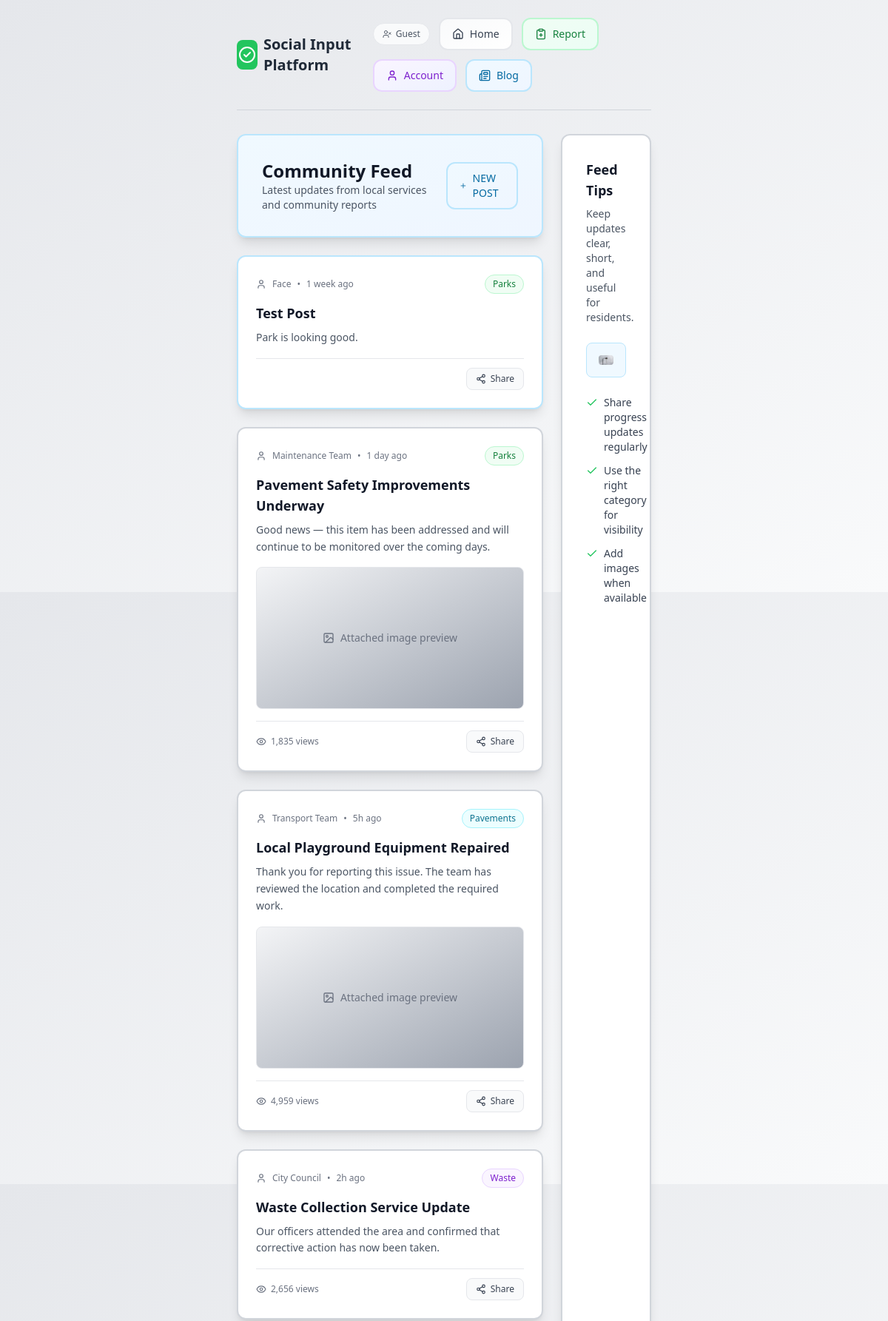
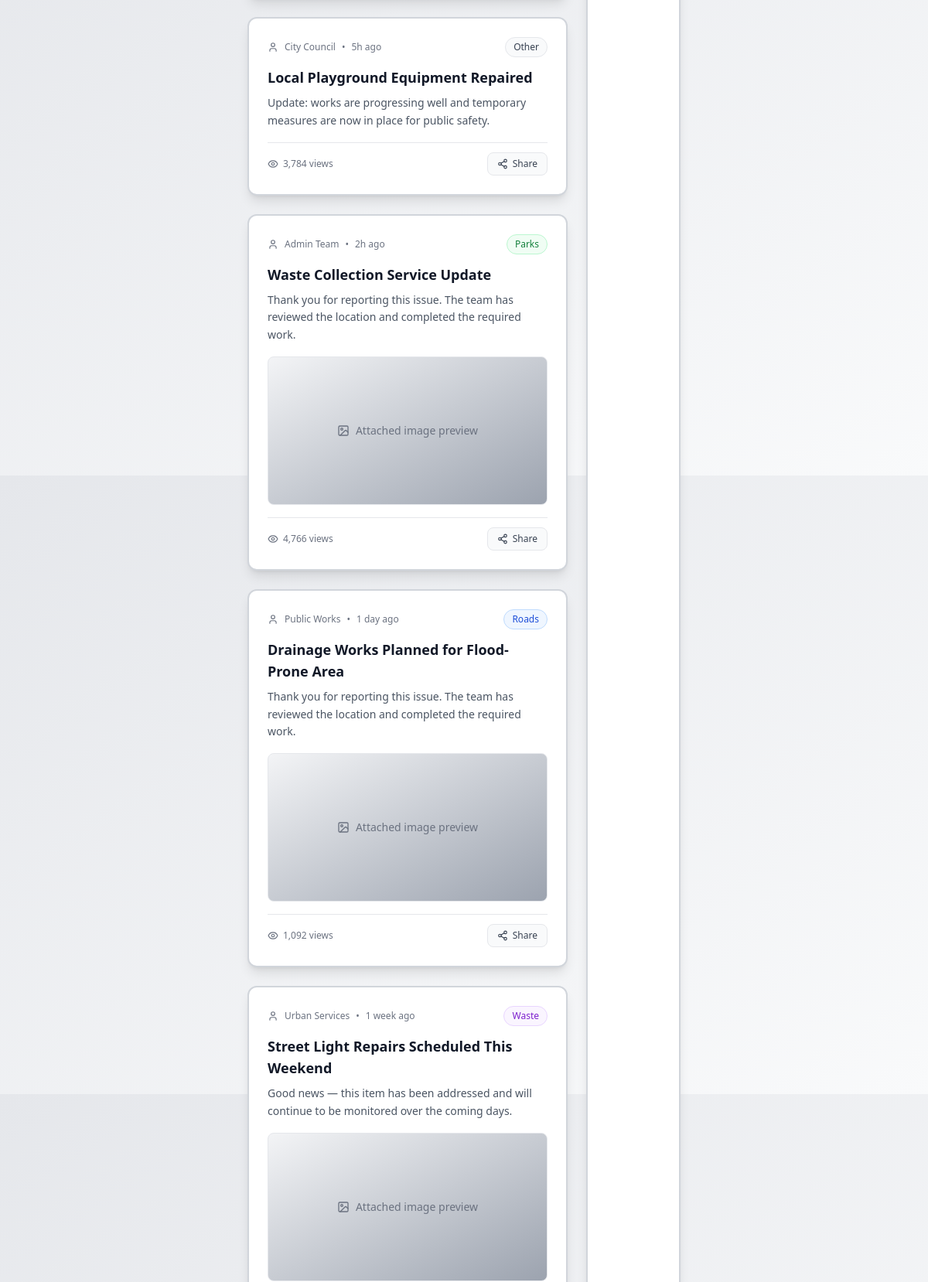
Screenshot of /blog.php (upper part) with the database file from the repository (2 pictures, top to bottom).
### tables this page shows
CREATE TABLE "blog_posts" (
    id         INTEGER PRIMARY KEY AUTOINCREMENT,
    title      TEXT    NOT NULL,
    category   TEXT    NOT NULL,
    content    TEXT    NOT NULL,
    "author_username" TEXT,
    created_at DATETIME DEFAULT CURRENT_TIMESTAMP,
    FOREIGN KEY ("author_username") REFERENCES users (id)
);

### blog.php (the view, shortened to what this page needs)
<?php
$dbFile   = __DIR__ . DIRECTORY_SEPARATOR . 'DATABASE' . DIRECTORY_SEPARATOR . 'reports.sqlite';
$realPosts = [];
try {
	$pdo = new PDO('sqlite:' . $dbFile);
	$pdo->setAttribute(PDO::ATTR_ERRMODE, PDO::ERRMODE_EXCEPTION);
	$stmt      = $pdo->query('SELECT id, title, category, content, author_username, created_at FROM blog_posts ORDER BY created_at DESC');
	$realPosts = $stmt->fetchAll(PDO::FETCH_ASSOC);
} catch (PDOException $e) {
}
function blog_relative_time($datetime) {
	$ts   = is_numeric($datetime) ? (int)$datetime : strtotime($datetime);
	$diff = time() - $ts;
	$units = [31536000 => 'year', 2592000 => 'month', 604800 => 'week', 86400 => 'day', 3600 => 'hour', 60 => 'minute'];
	foreach ($units as $secs => $name) {
		if ($diff >= $secs) {
			$v = (int)floor($diff / $secs);
			return $v . ' ' . $name . ($v === 1 ? '' : 's') . ' ago';
		}
	}
	return 'just now';
}
$titles = [
	'Road Resurfacing Completed on Main Street',
	'New Park Benches Installed in Riverside Gardens',
	'Street Light Repairs Scheduled This Weekend',
	'Community Clean-up Drive Success',
	'Traffic Signal Upgrade Near City Centre',
	'Pavement Safety Improvements Underway',
	'Waste Collection Service Update',
	'Public Transport Stop Maintenance Notice',
	'Local Playground Equipment Repaired',
	'Drainage Works Planned for Flood-Prone Area'
];
$authors = ['City Council', 'Transport Team', 'Parks Department', 'Community Officer', 'Maintenance Team', 'Public Works', 'Urban Services', 'Admin Team'];
$categories = ['Roads', 'Parks', 'Lighting', 'Waste', 'Pavements', 'Other'];
$times = ['2h ago', '5h ago', '1 day ago', '2 days ago', '3 days ago', '1 week ago'];
$descriptions = [
	'Thank you for reporting this issue. The team has reviewed the location and completed the required work.',
	'We have logged this concern and scheduled the appropriate team to inspect and resolve it shortly.',
	'Update: works are progressing well and temporary measures are now in place for public safety.',
	'Good news — this item has been addressed and will continue to be monitored over the coming days.',
	'Our officers attended the area and confirmed that corrective action has now been taken.',
	'This case was prioritised based on community feedback and has now reached completion.',
	'A follow-up inspection is planned to ensure long-term quality and safety standards are met.',
	'Thanks for your patience. The issue has been forwarded, tracked, and actioned by the relevant service.'
];
?>
<!DOCTYPE html>
<html lang="en">
<head>
	<script src="https://cdn.tailwindcss.com"></script>
</head>
<body class="bg-gradient-to-br from-gray-200 to-gray-50 min-h-screen p-6 px-80">
	<?php include __DIR__ . '/ASSETS/header.php'; ?>
	<div class="grid grid-cols-1 lg:grid-cols-4 gap-6">
		<div class="lg:col-span-3 space-y-6">
			<div class="bg-gradient-to-br from-sky-50 to-blue-50 p-8 rounded-xl shadow-lg border-2 border-sky-200">
				<div class="flex items-center justify-between">
					<div>
						<h1 class="text-2xl font-bold text-gray-900">Community Feed</h1>
						<p class="text-sm text-gray-600">Latest updates from local services and community reports</p>
					</div>
					<a href="new_post.php" class="group relative text-sm px-4 py-2.5 rounded-xl bg-gradient-to-br from-sky-50 to-blue-50 border-2 border-sky-200 text-sky-700 hover:border-sky-300 hover:shadow-md transition-all duration-200 font-medium">
						<span class="flex items-center gap-2">
							<i data-lucide="plus" class="w-4 h-4 group-hover:scale-110 transition-transform"></i>
							NEW POST
						</span>
					</a>
				</div>
			</div>
			<?php
			$badgeStyles = [
				'Roads'          => 'bg-blue-50 text-blue-700 border-blue-200',
				'Parks'          => 'bg-green-50 text-green-700 border-green-200',
				'Lighting'       => 'bg-amber-50 text-amber-700 border-amber-200',
				'Waste'          => 'bg-purple-50 text-purple-700 border-purple-200',
				'Pavements'      => 'bg-cyan-50 text-cyan-700 border-cyan-200',
				'Sanitation'     => 'bg-orange-50 text-orange-700 border-orange-200',
				'Infrastructure' => 'bg-indigo-50 text-indigo-700 border-indigo-200',
				'Community'      => 'bg-teal-50 text-teal-700 border-teal-200',
				'Other'          => 'bg-gray-50 text-gray-700 border-gray-200',
			];
			?>
			<?php foreach ($realPosts as $post):
				$badgeClass = $badgeStyles[$post['category']] ?? $badgeStyles['Other'];
				$relTime    = blog_relative_time($post['created_at']);
			?>
				<article class="bg-white p-6 rounded-xl shadow-lg border-2 border-sky-200">
					<div class="flex items-center justify-between mb-3">
						<div class="flex items-center gap-2 text-xs text-gray-500">
							<i data-lucide="user" class="w-3.5 h-3.5"></i>
							<span><?php echo htmlspecialchars($post['author_username'] ?? 'Community'); ?></span>
							<span>•</span>
							<span><?php echo htmlspecialchars($relTime); ?></span>
						</div>
						<span class="text-xs px-2.5 py-1 rounded-full border <?php echo $badgeClass; ?>">
							<?php echo htmlspecialchars($post['category']); ?>
						</span>
					</div>
					<h2 class="text-lg font-bold text-gray-900 mb-2"><?php echo htmlspecialchars($post['title']); ?></h2>
					<p class="text-sm text-gray-600 leading-relaxed"><?php echo nl2br(htmlspecialchars($post['content'])); ?></p>
					<div class="mt-4 pt-3 border-t border-gray-200 flex items-center justify-end">
						<div class="flex items-center gap-2">
							<button type="button" class="share-btn inline-flex items-center gap-1.5 px-3 py-1.5 text-xs rounded-lg border border-gray-200 bg-gray-50 text-gray-700 hover:bg-gray-100 transition">
								<i data-lucide="share-2" class="w-3.5 h-3.5"></i>
								<span class="share-text">Share</span>
							</button>
						</div>
					</div>
				</article>
			<?php endforeach; ?>
			<?php for ($i = 0; $i < 50; $i++): ?>
				<?php
					$title       = $titles[array_rand($titles)];
					$author      = $authors[array_rand($authors)];
					$category    = $categories[array_rand($categories)];
					$time        = $times[array_rand($times)];
					$description = $descriptions[array_rand($descriptions)];
					$hasImage    = rand(0, 1) === 1;
					$views       = rand(50, 5000);
					$badgeClass  = $badgeStyles[$category] ?? $badgeStyles['Other'];
				?>
				<article class="bg-white p-6 rounded-xl shadow-lg border-2 border-gray-300">
					<div class="flex items-center justify-between mb-3">
						<div class="flex items-center gap-2 text-xs text-gray-500">
							<i data-lucide="user" class="w-3.5 h-3.5"></i>
							<span><?php echo htmlspecialchars($author); ?></span>
							<span>•</span>
							<span><?php echo htmlspecialchars($time); ?></span>
						</div>
						<span class="text-xs px-2.5 py-1 rounded-full border <?php echo $badgeClass; ?>">
							<?php echo htmlspecialchars($category); ?>
						</span>
					</div>
					<h2 class="text-lg font-bold text-gray-900 mb-2"><?php echo htmlspecialchars($title); ?></h2>
					<p class="text-sm text-gray-600 leading-relaxed mb-4"><?php echo htmlspecialchars($description); ?></p>
					<?php if ($hasImage): ?>
						<div class="h-48 rounded-lg border border-gray-200 bg-gradient-to-br from-gray-100 to-gray-400 flex items-center justify-center text-gray-500 text-sm">
							<span class="inline-flex items-center gap-2">
								<i data-lucide="image" class="w-4 h-4"></i>
								Attached image preview
							</span>
						</div>
					<?php endif; ?>
					<div class="mt-4 pt-3 border-t border-gray-200 flex items-center justify-between">
						<div class="inline-flex items-center gap-1.5 text-xs text-gray-500">
							<i data-lucide="eye" class="w-3.5 h-3.5"></i>
							<span><?php echo number_format($views); ?> views</span>
						</div>
						<div class="flex items-center gap-2">
							<button type="button" class="share-btn inline-flex items-center gap-1.5 px-3 py-1.5 text-xs rounded-lg border border-gray-200 bg-gray-50 text-gray-700 hover:bg-gray-100 transition">
								<i data-lucide="share-2" class="w-3.5 h-3.5"></i>
								<span class="share-text">Share</span>
							</button>
						</div>
					</div>
				</article>
			<?php endfor; ?>
		</div>
		<aside class="bg-white p-8 rounded-xl shadow-lg border-2 border-gray-300 space-y-6">
			<div>
				<h2 class="text-lg font-bold text-gray-900 mb-2">Feed Tips</h2>
				<p class="text-sm text-gray-600">Keep updates clear, short, and useful for residents.</p>
			</div>
			<div class="bg-sky-50 p-4 rounded-lg border border-sky-200">
				<img src="IMAGES/lamp.png" alt="Community" class="w-full h-auto rounded">
			</div>
			<ul class="space-y-3 text-sm text-gray-700">
				<li class="flex items-start gap-2">
					<i data-lucide="check" class="w-4 h-4 text-green-500 mt-0.5 flex-shrink-0"></i>
					<span>Share progress updates regularly</span>
				</li>
				<li class="flex items-start gap-2">
					<i data-lucide="check" class="w-4 h-4 text-green-500 mt-0.5 flex-shrink-0"></i>
					<span>Use the right category for visibility</span>
				</li>
				<li class="flex items-start gap-2">
					<i data-lucide="check" class="w-4 h-4 text-green-500 mt-0.5 flex-shrink-0"></i>
					<span>Add images when available</span>
				</li>
			</ul>
		</aside>
	</div>
</body>
</html>

### rows the page displays
blog_posts: author_username "Face", created_at "1 week ago", category "Parks", title "Test Post", content "Park is looking good."
